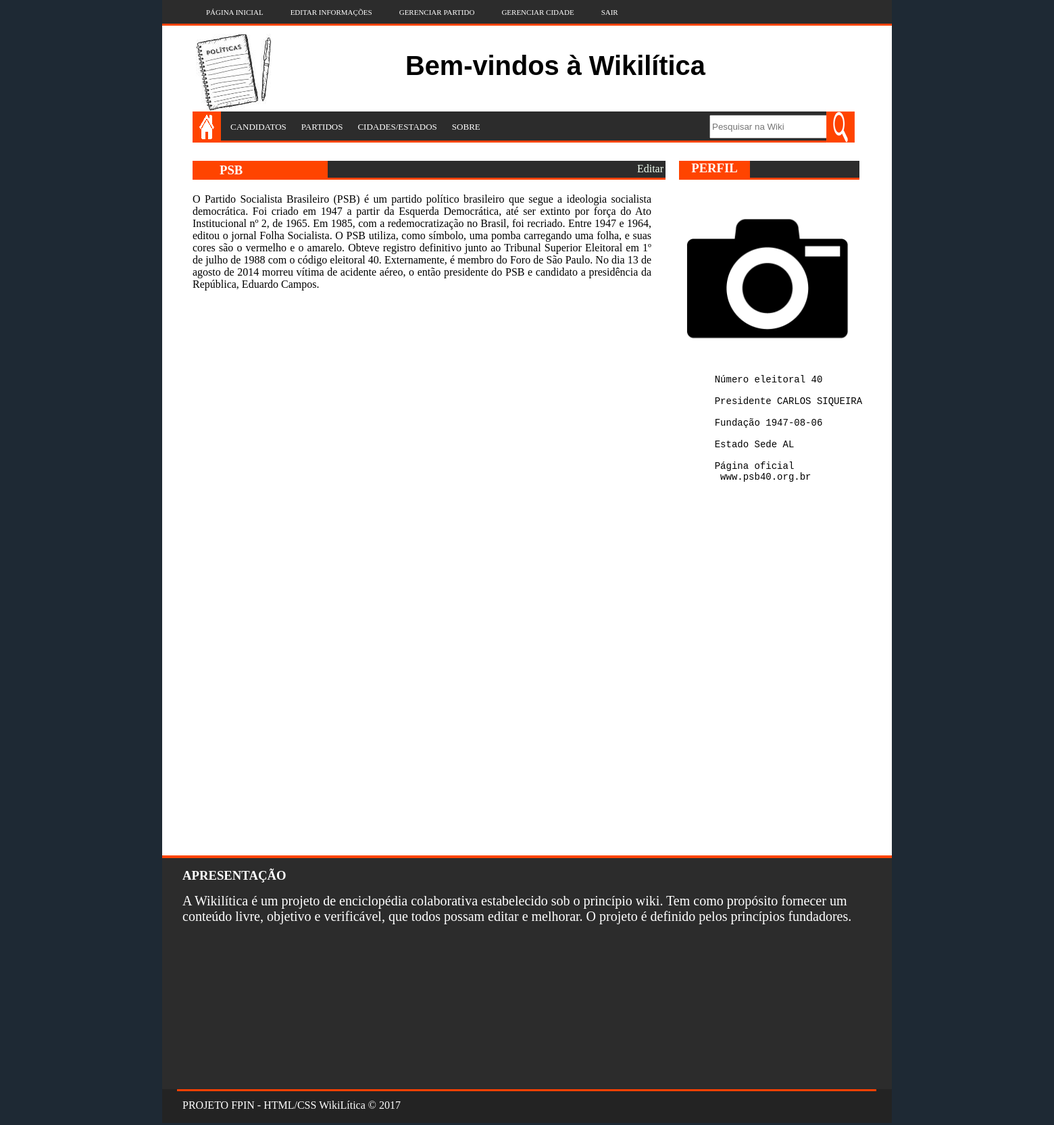
/partido.php?part_id=10, run on the app's committed database.
### tables this page shows
CREATE TABLE `partido` (
  `part_id` int(11) NOT NULL,
  `part_name` varchar(100) NOT NULL,
  `part_sigla` varchar(10) NOT NULL,
  `part_cand` mediumtext NOT NULL,
  `part_city` varchar(100) NOT NULL,
  `part_hist` mediumtext NOT NULL,
  `part_numb` int(11) NOT NULL,
  `part_pres` varchar(50) NOT NULL,
  `part_fund` date DEFAULT NULL,
  `part_page` varchar(100) DEFAULT NULL
);

### partido.php (the view, shortened to what this page needs)
<?php
	include ('conf.php');
	$part_id = $_GET['part_id'];
	$select = "SELECT * FROM partido WHERE part_id = $part_id";
	$sql = mysqli_query($connection, $select);
	while($line = mysqli_fetch_array($sql)){
		$part_sigla = $line['part_sigla'];
		$part_city = $line['part_city'];
		$part_hist = $line['part_hist'];
		$part_numb = $line['part_numb'];
		$part_pres = $line['part_pres'];
		$part_fund = $line['part_fund'];
		$part_page = $line['part_page'];
	};
?>
<html>
	<head>
		<link rel="stylesheet" type="text/css" href="css/style.css">
		<link rel="stylesheet" type="text/css" href="css/stylePartido_ok.css">
	</head>
	<body>
		<section id="tudo">
			<section id="geral">
				<header>
					<?php include ('menu.php'); ?>
					<div id="logo">
						<a href="usuariologado.php" > <img src="image/logotipo.png" class="logo"> </a>
					</div>
					<div id="ad">
						<h1 id="titulo">Bem-vindos à Wikilítica</h1>
					</div>
					<nav id="barra1">
						<a href="usuariologado.php" class="item3"> <img src="image/home.png" class="home"> </a>
						<a href="candidatos.php" class="item2">CANDIDATOS</a>
						<a href="partidos.php" class="item2">PARTIDOS</a>
						<a href="cidadeestado.php" class="item2">CIDADES/ESTADOS</a>
						<a href="sobre.php" class="item2">SOBRE</a>
						<form name="" method="" action="">
							<input type="search" name="search" placeholder="Pesquisar na Wiki" title="Pesquisar" id="pesqInput" tabindex="1" autocomplete="off">
							<input type="image" src="image/lupa.png" width="42px" height="46px" class="item4" onClick="this.form.submit()">
						</form>
				    </nav>
				</header>
				<section id="meio">
					<section id="esquerda">
						<nav id="barra2">
							 <h3 class="recent" > <?php echo $part_sigla ?> </h3>
						</nav>
						<nav id="barra3"> <a href="#myBtn3" class="edit" id="myBtn3">Editar</a> </nav>
						<article id="artigo1">
							<div class="textocand"> <p> <?php echo $part_hist ?> </p>
								</div>
							<br><br><br><br><br><br><br><br><br><br><br>
							<h4>
								<br>
								<pre class="extra">
								</pre>
							</h4>
						</article>
					</section>
					<section id="direita">
						<nav id="barra4">
							<h3 class="perfil"> PERFIL </h3>
						</nav>
						<nav id="barra5"> </nav>
						<img src="image/camera.png" width="70%" class="perfil" >
						<div id="face">
							<pre class="info">
								Número eleitoral <?php echo $part_numb ?>
								Presidente <?php echo $part_pres ?>
								Fundação <?php echo $part_fund ?>
								Estado Sede <?php echo $part_city ?>
								Página oficial
								<a href="http://<?php echo $part_page ?>/" class="site" target="_blank"> <?php echo $part_page ?></a>
							</pre>
					    </div>
					</section>
				</section>
			</section>
			<footer>
				<h3 class="txt1">APRESENTAÇÃO</h3>
				<div class="about">
					A Wikilítica é um projeto de enciclopédia colaborativa
					estabelecido sob o princípio wiki.
					Tem como propósito fornecer um conteúdo livre, objetivo e verificável​​,
					que todos possam editar e melhorar.
					O projeto é definido pelos princípios fundadores.
				</div>
				<div id="rodape">
					<div class ="txt2">
						PROJETO FPIN - HTML/CSS WikiLítica © 2017
					</div>
					<div class="borda">
					</div>
				</div>
			</footer>
		</section>
	</body>
</html>

### css/style.css (style rules this page uses)
* { margin: 0 auto; }
body { background-color: #1e2934; }
#tudo { width:1080px; height: 1000px; margin: 0 auto; background:none; }
#geral { width:1080px; min-height: 1250px; float:left; background:white; }
header { float:left; width: 1080px; height: 35px; background:#2c2c2c; border-bottom: 3px solid #ff4400; margin:0 0 0 0; }
#logo { float:left; width:150px; height:58px; margin:15px 0 0 50px; }
#ad { float: right; width:728px; height: 90px; margin:20px 42px 0 0; font-family: sans-serif; font-size: 34px; }
#titulo { float: left; margin: 20px 50px; }
a.item2 { float: left; min-width: 33px; min-height: 15px; font-size : 13px; text-decoration : none; color:#ffffff; margin: 15px 8px 0px 14px; }
a.item3 { float: left; }
input.item4 { float: right; margin: 0px -215px 0 0; }
#pesqInput { float: right; margin: 5px 0px; height: 35px; }
#barra1 { float: left; width: 950px; height: 43px; background: #2c2c2c; margin: 20px 26px 30px 45px; border-bottom : 3px solid #ff4400; }
#barra2 { float: left; min-width: 200px; height: 28px; background: #ff4400; text-align: center; margin: 200px 0 0 45px; }
h3.recent { color: #ffffff; margin: 3px 0px 0px 40px; text-decoration: none; font-family : 'Oswald'; }
#barra3 { float: left; min-width: 500px; height: 25px; background: #2c2c2c; text-align : center; margin: 200px 0 0 0px; border-bottom : 3px solid #ff4400; }
#direita { background: none; height: 1000px; width: 360px; float: right; margin: -184.5px 0 0 0; }
#barra4 { float: left; min-width: 105px; height: 28px; background: #ff4400; text-align : center; margin:-27.5px 0 0 45px; }
#barra5 { float: left; min-width: 162px; height: 25px; background: #2c2c2c; text-align : center; margin: -27.5px 0 0 0px; border-bottom : 3px solid #ff4400; }
.recent { float: left; color: #ffffff; margin: 5px 0 0 11.5px; text-decoration: none; font-family : 'Oswald'; text-align : center; }
#artigo1 { float: left; width: 679px; height: 184px; background: none; margin: 0 0 0 45px; }
footer { display: block; float:left; width: 1080px; height: 342px; border-top: 4px solid #ff4400; background: #2c2c2c; font-family: 'Oswald'; }
h3.txt1 { color:#ffffff; float: left; margin : 15px 0px 0px 30px; font-family : 'Oswald'; }
#rodape { width: 1080; height: 50px; background: #232323; margin: 342px 0 0 0; }
.borda { width : 1035; height: 50px; background: none; margin: 342px 0px 0 22px; border-top: 3px solid #ff4000; }
.txt2 { float: left; margin: 15px 0 0px 30px; color: #ffffff; font-family : 'Oswald'; }
div.about { color:#ffffff; float: left; margin : 15px 0px 0px 30px; font-family : 'Oswald'; font-size: 20px; }
a:link { text-decoration:none; }
a:link:not(.item2):not(.item):not(.edit) { color: inherit; }
img.perfil { margin: 20px 0 0 50px; }
div.textocand { float: left; margin: 20px 0px 20px 0px; text-align: justify; }

### css/stylePartido_ok.css (style rules this page uses)
.edit { float: right; margin: 3px; color: #F2FFF2; }
.perfil { color: #ffffff; text-decoration: none; font-family : 'Oswald'; text-align: center; }
.info { float: left; margin : 0px 0px 30px -440px; font-size: 14px; }
.site { text-decoration: none; }
.extra { float: left; margin: 0px 0px 0px -500px; }

### data on the page
partido: part_sigla "PSB", part_hist "O Partido Socialista Brasileiro (PSB) é um partido político brasileiro que segue a ideologia socialista democrática. Foi criado em 1947 a partir da Esquerda Democrática, até ser extinto por força do Ato Institucional nº 2, de 1965. Em 1985, com a redemocratização no Brasil, foi recriado. Entre 1947 e 1964, editou o jornal Folha Socialista. O PSB utiliza, como símbolo, uma pomba carregando uma folha, e suas cores são o vermelho e o amarelo. Obteve registro definitivo junto ao Tribunal Superior Eleitoral em 1º de julho de 1988 com o código eleitoral 40. Externamente, é membro do Foro de São Paulo. No dia 13 de agosto de 2014 morreu vítima de acidente aéreo, o então presidente do PSB e…", part_numb "40…", part_pres "CARLOS SIQUEIRA…", part_fund "1947-08-06…", part_city "AL…", part_page "www.psb40.org.br"
